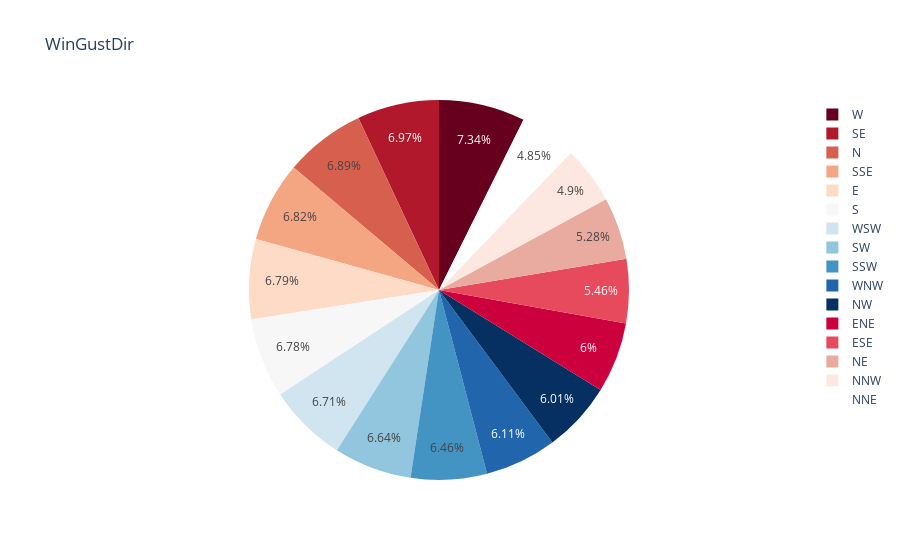

Here is the notebook cell this chart was saved with:
### Markdown cell above
### WindGustDir

### Code cell
#WindGustDir
values=weather.groupby('WindGustDir').Year.count()
directions=values.index
count_of_direction=list(values)
fig=px.pie(values=count_of_direction,names=directions,color_discrete_sequence=px.colors.sequential.RdBu,title='WinGustDir')
fig.show()

#WindDir9am
values_9am=weather.groupby('WindDir9am').Year.count()
directions_9am=values_9am.index
count_of_direction_9am=list(values_9am)

fig,axes=plt.subplots(1,2,figsize=(50,25))
axes[0].pie(count_of_direction_9am,labels=directions_9am,autopct='%1.1f%%',explode=(0,0,0,0.1,0,0,0,0,0,0,0,0,0,0,0,0),textprops={'fontsize':30},)
axes[0].set_title('WindDir9am',fontweight='bold',fontsize=36)

#WindDir3pm
values_3pm=weather.groupby('WindDir3pm').Year.count()
directions_3pm=values_3pm.index
count_of_direction_3pm=list(values_3pm)

axes[1].pie(count_of_direction_3pm,labels=directions_3pm,explode=(0,0,0,0,0,0,0,0,0,0.1,0,0,0,0,0,0),textprops={'fontsize':30},autopct='%1.1f%%')
axes[1].set_title('WindDir3pm',fontweight='bold',fontsize=36)

plt.show()

### Figure 1 — Plotly figure (JSON) as saved in the notebook; plotly's stock layout.template omitted (floating-point values rounded to 4 significant figures)
{"data": [{"domain": {"x": [0, 1], "y": [0, 1]}, "hovertemplate": "label=%{label}<br>value=%{value}<extra></extra>", "labels": ["E", "ENE", "ESE", "N", "NE", "NNE", "NNW", "NW", "S", "SE", "SSE", "SSW", "SW", "W", "WNW", "WSW"], "legendgroup": "", "name": "", "showlegend": true, "type": "pie", "values": [9181, 8104, 7372, 9313, 7133, 6548, 6620, 8122, 9168, 9418, 9216, 8736, 8967, 9915, 8252, 9069]}], "layout": {"legend": {"tracegroupgap": 0}, "piecolorway": ["rgb(103,0,31)", "rgb(178,24,43)", "rgb(214,96,77)", "rgb(244,165,130)", "rgb(253,219,199)", "rgb(247,247,247)", "rgb(209,229,240)", "rgb(146,197,222)", "rgb(67,147,195)", "rgb(33,102,172)", "rgb(5,48,97)"], "title": {"text": "WinGustDir"}}}
